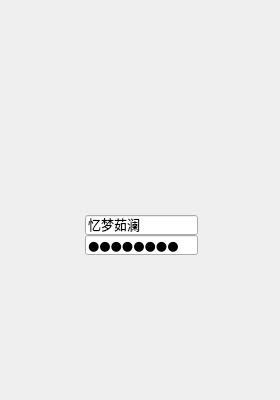
<?xml version="1.0" encoding="UTF-8"?>
<ui version="4.0">
 <class>LoginDialog</class>
 <widget class="QDialog" name="LoginDialog">
  <property name="geometry">
   <rect>
    <x>0</x>
    <y>0</y>
    <width>280</width>
    <height>400</height>
   </rect>
  </property>
  <property name="windowTitle">
   <string>Dialog</string>
  </property>
  <widget class="QLabel" name="label">
   <property name="geometry">
    <rect>
     <x>0</x>
     <y>0</y>
     <width>280</width>
     <height>400</height>
    </rect>
   </property>
   <property name="frameShadow">
    <enum>QFrame::Sunken</enum>
   </property>
   <property name="text">
    <string/>
   </property>
   <property name="pixmap">
    <pixmap resource="resourceFile.qrc">:/login.jpg</pixmap>
   </property>
   <property name="scaledContents">
    <bool>true</bool>
   </property>
  </widget>
  <widget class="QLineEdit" name="usrLineEdit">
   <property name="geometry">
    <rect>
     <x>85</x>
     <y>215</y>
     <width>113</width>
     <height>20</height>
    </rect>
   </property>
   <property name="font">
    <font>
     <family>微软雅黑</family>
     <pointsize>10</pointsize>
    </font>
   </property>
   <property name="text">
    <string>忆梦茹澜</string>
   </property>
   <property name="alignment">
    <set>Qt::AlignLeading|Qt::AlignLeft|Qt::AlignVCenter</set>
   </property>
  </widget>
  <widget class="QLineEdit" name="pwdLineEdit">
   <property name="geometry">
    <rect>
     <x>85</x>
     <y>235</y>
     <width>113</width>
     <height>20</height>
    </rect>
   </property>
   <property name="font">
    <font>
     <family>微软雅黑</family>
     <pointsize>10</pointsize>
    </font>
   </property>
   <property name="text">
    <string>12345678</string>
   </property>
   <property name="echoMode">
    <enum>QLineEdit::Password</enum>
   </property>
  </widget>
  <widget class="QPushButton" name="loginPushButton">
   <property name="geometry">
    <rect>
     <x>36</x>
     <y>258</y>
     <width>212</width>
     <height>43</height>
    </rect>
   </property>
   <property name="font">
    <font>
     <family>微软雅黑</family>
     <pointsize>10</pointsize>
    </font>
   </property>
   <property name="text">
    <string/>
   </property>
   <property name="flat">
    <bool>true</bool>
   </property>
  </widget>
 </widget>
 <resources>
  <include location="resourceFile.qrc"/>
 </resources>
 <connections/>
</ui>
